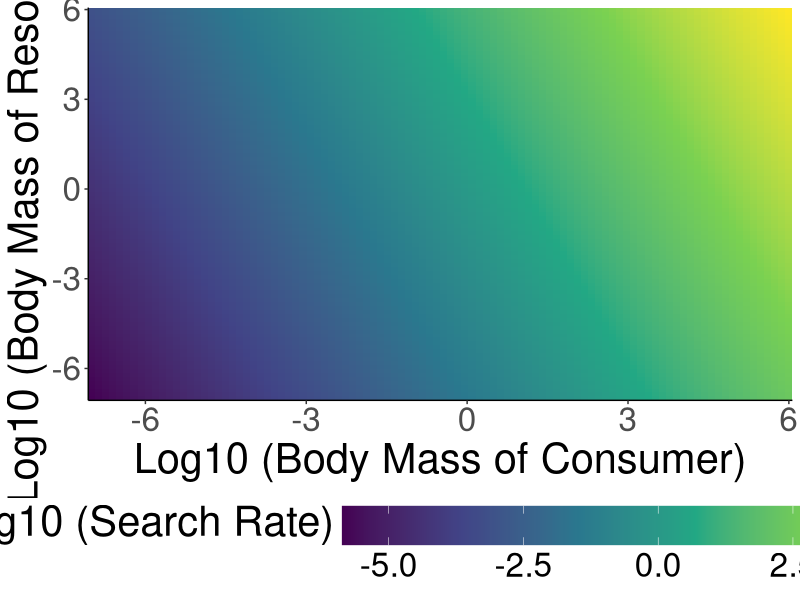
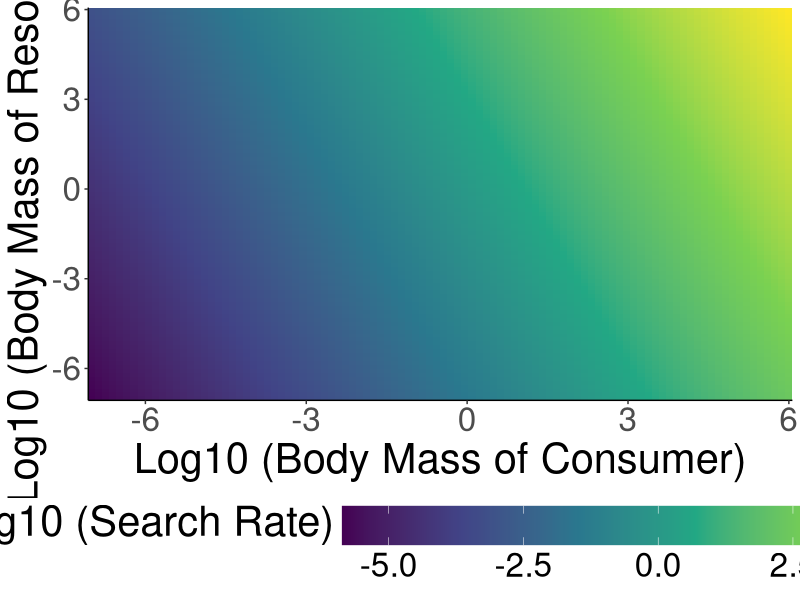

These figures' R source, in order:
#######################################
## Plot search rate changes with mass
#######################################

library(tidyverse)

gpath = "/home/ben/Documents/TangledMT/Paper/Figures/"
setwd(gpath)

V0 = 0.33
D0 = 1.62
P0 = 1 ## Temperature constant (vary by taxa)
k = 8.6173*(10^-5) ## Boltzmann constant
T0 = 293.15 ## 0 celsius in Kelvin
E = 0 ## Activation energy

temp = 20 ## teperatures in celsius
masses = seq(log10(0.0000001), log10(1000000), length.out = 100)
masses = 10^masses
masses = expand.grid(masses, masses, temp) %>% rename("mi" = 1, "mj" = 2, "T" = 3)

calculateSearchRate = function(mi, mj, T) {

    aij = 2*(V0)*(D0)*(mi^(0.63))*(mj^(0.21))*(P0)*(exp(1)^(-E/(k*(T + T0))))

    return(aij)

}

masses = masses %>% mutate(aij = calculateSearchRate(mi, mj, T))

ggplot(masses, aes(log10(mi), log10(mj), fill = log10(aij))) +
    geom_raster() +
    theme_classic() +
    scale_fill_viridis_c() +
    labs(x = "Log10 (Body Mass of Consumer)", y = "Log10 (Body Mass of Resource)", fill = "Log10 (Search Rate)") +
    theme(text = element_text(size = 30)) +
    scale_y_continuous(expand = c(0, 0)) +
    scale_x_continuous(expand = c(0, 0)) +
    theme(legend.position = "bottom",
    legend.key.size = unit(1, 'cm'), #change legend key size
    legend.key.height = unit(1, 'cm'), #change legend key height
    legend.key.width = unit(3, 'cm'),
    legend.title = element_text(vjust = 1))

ggsave(filename = "searchRate.png", width = 10, height = 10)
